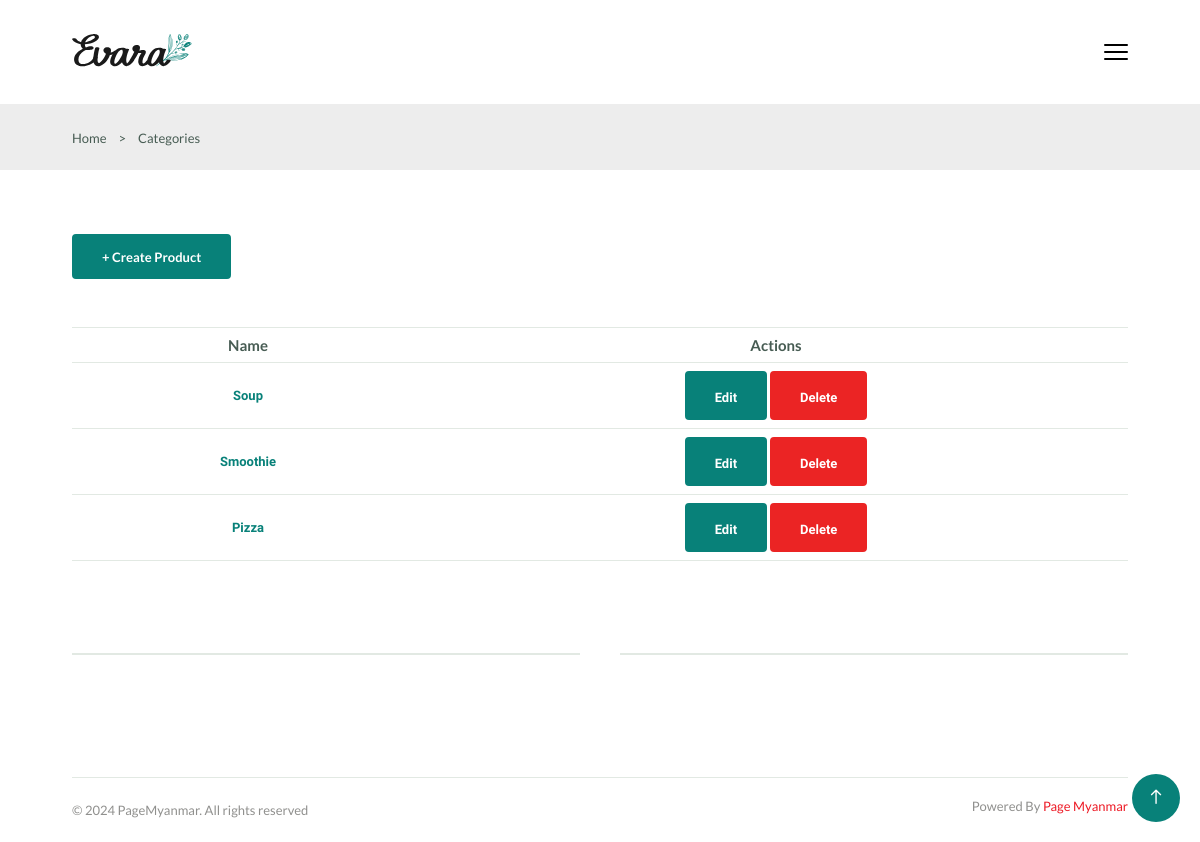
The app's page /categories/ (signed in) with its own data.
### app/models.py (models this page shows, shortened)
class CategoryModel(models.Model):
    name = models.CharField(max_length=200)
    created_at = models.DateTimeField(auto_now_add=True)
    updated_at = models.DateTimeField(auto_now=True)

### app/views.py (the view)
# urls.py: path('categories/',Categories),
@login_required(login_url=settings.LOGIN_URL)
@role_permission_required('app.view_categorymodel')
def Categories(request):
    categories = CategoryModel.objects.all().order_by('-created_at')
    context = {
        'categories':categories
    }
    return render(request, 'categories.html',context)

### app/context_processors.py (called while the page is built, shortened)
def Counts(request):
    table_id = request.resolver_match.kwargs.get('id')  # Get `id` from the URL kwargs
    return {
        'cart_count': 0,
    }

### app/templatetags/custom_permissions.py (called while the page is built)
@register.filter
def has_role_permission(user, permission_codename):
    if user.is_authenticated and hasattr(user, 'has_permission'):
        return user.has_permission(permission_codename)
    return False

### authentication/models.py (called while the page is built)
    def has_permission(self, perm_codename):
        if self.role:
            return self.role.permissions.filter(codename=perm_codename).exists()
        return False

### templates/categories.html (shortened to what this page needs)
{% extends 'components/base.html' %}
{% block body %}
{% load custom_permissions %}
<section class="breadcrumb">
    <ul class="breadcrumb__list flex container">
        <li><a href="/" class="breadcrumb__link">Home</a></li>
        <li><span class="breadcrumb__link">></span></li>
        <li><span class="breadcrumb__link">Categories</span></li>
    </ul>
</section>
<section class="cart section--lg container">
    {% if request.user|has_role_permission:'add_categorymodel' %}
    <button onclick="window.location.href='/create-category/'" style="margin-bottom: 3rem;" class="btn btn--md">+ Create Product</button>
    {% endif %}
    <div class="table__container">
        <table class="table">
            <tr>
                <th style="width:150px;">Name</th>
                {% if request.user|has_role_permission:'change_categorymodel' and request.user|has_role_permission:'delete_categorymodel' %}
                <th style="width: 300px;">Actions</th>
                {% endif %}
            </tr>
            {% for category in categories %}
            <tr>
                <td style="width: 150px;">
                    <h3 style="white-space: nowrap;" class="table__title">{{category.name}}</h3>
                </td>
                {% if request.user|has_role_permission:'change_categorymodel' and request.user|has_role_permission:'delete_categorymodel' %}
                <td style="width: 300px;">
                    <a href="/update-category/{{category.id}}/" class="btn btn-es">Edit</a>
                    <a href="/update-category/{{category.id}}/" class="btn btn-es delete">Delete</a>
                </td>
                {% endif %}
            </tr>
            {% endfor %}
        </table>
    </div>
    <div class="divider">
        <i class="fi fi-rs-fingerprint"></i>
    </div>
</section>
{% endblock %}

### static/css/style.css (style rules this page uses)
:root { --header-height: 4rem; --first-color: hsl(176, 88%, 27%); --first-color-alt: hsl(129, 44%, 94%); --second-color: hsl(34, 94%, 87%); --title-color: hsl(0, 0%, 13%); --text-color: hsl(154, 13%, 32%); --text-color-light: hsl(60, 1%, 56%); --body-color: hsl(0, 0%, 100%); --container-color: hsl(0, 0%, 93%); --border-color: hsl(129, 36%, 85%); --border-color-alt: hsl(133, 15%, 90%); --delete-color: hsl(0, 83%, 53%); --image-bg-color: #f1f1f1; --body-font: 'Lato', sans-serif; --second-font: 'Spartan', sans-serif; --big-font-size: 3.5rem; --h1-font-size: 2.75rem; --h2-font-size: 2rem; --h3-font-size: 1.75rem; --h4-font-size: 1.375rem; --large-font-size: 1.125rem; --normal-font-size: 1rem; --small-font-size: 0.875rem; --smaller-font-size: 0.75rem; --tiny-font-size: 0.6875rem; --weight-400: 400; --weight-500: 500; --weight-600: 600; --weight-700: 700; --transition: cubic-bezier(0, 0, 0.05, 1); --transition-ease-in-out: all 0.3s ease-in-out; }
@media screen and (max-width: 1200px) { :root { --big-font-size: 2.25rem; --h1-font-size: 2rem; --h2-font-size: 1.375rem; --h3-font-size: 1.25rem; --h4-font-size: 1.125rem; --large-font-size: 1rem; --normal-font-size: 0.9375rem; --small-font-size: 0.8125rem; --smaller-font-size: 0.6875rem; --tiny-font-size: 0.625rem; } }
* { margin: 0; padding: 0; box-sizing: border-box; }
input, textarea, select, body { color: var(--text-color); font-family: var(--body-font); font-size: var(--normal-font-size); font-weight: var(--weight-400); }
body { background-color: var(--body-color); }
h1, h2, h3, h4 { font-family: var(--second-font); color: var(--title-color); font-weight: var(--weight-600); }
ul { list-style: none; }
a { text-decoration: none; }
button, label { cursor: pointer; }
button, textarea, input, select { background-color: transparent; border: none; outline: none; }
table { width: 100%; border-collapse: collapse; }
.container { max-width: 1440px; margin-inline: auto; padding-inline: .75rem; }
.section--lg { padding-block: 4rem; }
.btn, .swal2-confirm, .swal2-cancel { display: inline-block; background: var(--first-color); border: 2px solid var(--first-color); color: var(--body-color); padding-inline: 1.75rem; height: 49px; line-height: 49px; border-radius: .25rem; font-family: var(--second-font); font-size: var(--small-font-size); font-weight: var(--weight-700); transition: all 0.4s var(--transition); }
.btn--md, .btn--sm, .btn--es { font-family: var(--body-font); }
.btn--md { height: 45px; line-height: 42px; }
.delete, .swal2-cancel { background-color: var(--delete-color); border-color: var(--delete-color); }
.flex { display: flex; align-items: center; column-gap: 0.5rem; }
.breadcrumb { background-color: var(--container-color); padding-block: 1.5rem; }
.breadcrumb__list { column-gap: 0.75rem; }
.breadcrumb__link { color: var(--text-color); font-size: var(--small-font-size); }
.table__container { overflow-x: auto; }
.table { table-layout: fixed; margin-bottom: 2rem; }
.table tr { border-top: 1px solid var(--border-color-alt); }
.table tr:last-child { border-bottom: 1px solid var(--border-color-alt); }
.table tr th:nth-child(1), .table tr td:nth-child(1) { width: 216px; }
.table tr th:nth-child(2), .table tr td:nth-child(2) { width: 400px; }
.table tr th, .table tr td { padding: 0.5rem; text-align: center; }
.table__title, .table__description, .table__price, .table__subtotal, .table__trash, .table__stock { font-size: var(--small-font-size); }
.table__title, .table__stock { color: var(--first-color); }
.divider { position: relative; text-align: center; margin-block: 3rem; }
.divider::before { content: ''; position: absolute; top: 50%; left: 0; width: 100%; border-top: 2px solid var(--border-color-alt); }
.divider i { color: var(--text-color-light); background-color: var(--body-color); font-size: 1.25rem; padding-inline: 1.25rem; position: relative; z-index: 10; }
@media screen and (max-width: 1520px) { .container { max-width: 1260px; } }
@media screen and (max-width: 1320px) { .container { max-width: 1080px; } }

### records on screen
CategoryModel: name "Soup"
CategoryModel: name "Smoothie"
CategoryModel: name "Pizza"
